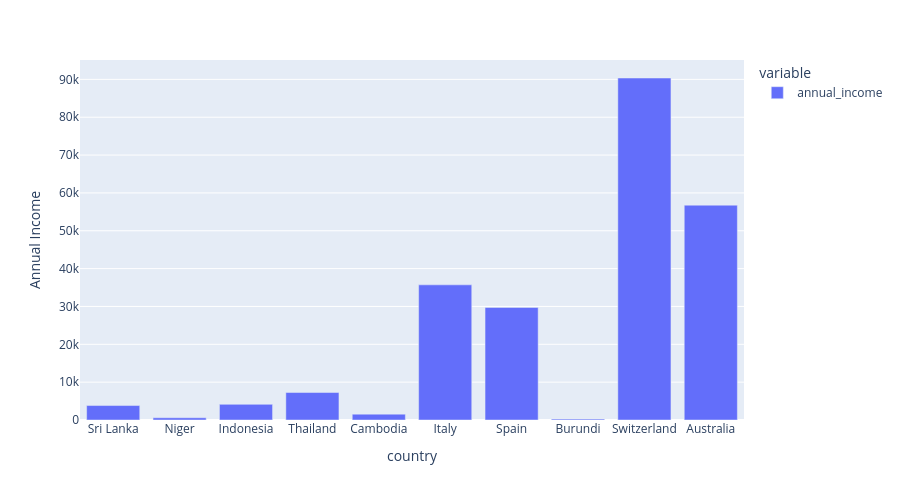

Here is the notebook cell this chart was saved with:
### Code cell
px.bar(df['annual_income'], labels={'value':'Annual Income'}, height=500)

### Figure 1 — Plotly figure (JSON) as saved in the notebook; plotly's stock layout.template omitted (floating-point values rounded to 4 significant figures)
{"data": [{"hovertemplate": "variable=annual_income<br>country=%{x}<br>Annual Income=%{y}<extra></extra>", "legendgroup": "annual_income", "marker": {"color": "#636efa", "pattern": {"shape": ""}}, "name": "annual_income", "orientation": "v", "showlegend": true, "textposition": "auto", "type": "bar", "x": ["Sri Lanka", "Niger", "Indonesia", "Thailand", "Cambodia", "Italy", "Spain", "Burundi", "Switzerland", "Australia"], "xaxis": "x", "y": [3820.0, 590.0, 4140.0, 7260.0, 1550.0, 35710.0, 29740.0, 240.0, 90360.0, 56760.0], "yaxis": "y"}], "layout": {"barmode": "relative", "height": 500, "legend": {"title": {"text": "variable"}, "tracegroupgap": 0}, "margin": {"t": 60}, "xaxis": {"anchor": "y", "domain": [0, 1], "title": {"text": "country"}}, "yaxis": {"anchor": "x", "domain": [0, 1], "title": {"text": "Annual Income"}}}}
